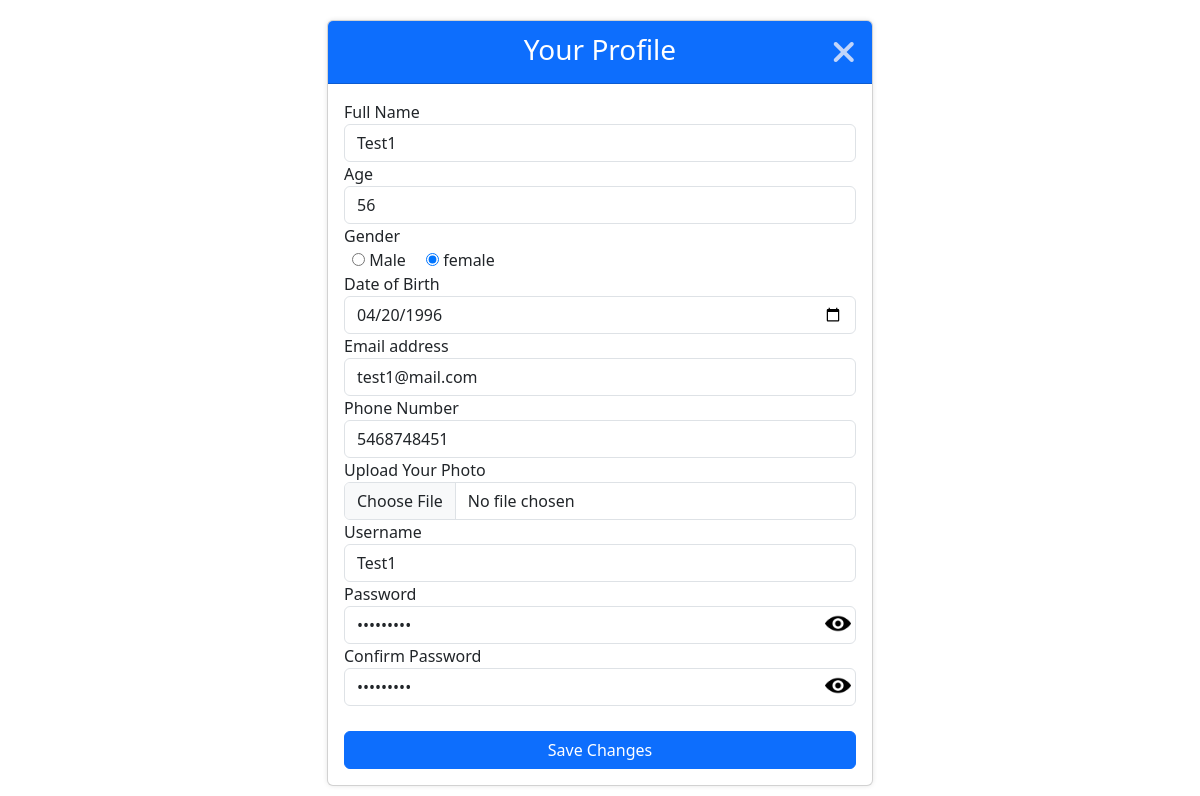
/healthcare/profile/ (signed in), run on the app's committed database.
### HealthCare/models.py (models this page shows)
class register(models.Model):
    id = models.AutoField(primary_key=True)
    fullname_reg = models.CharField(max_length=255,null=True,blank=False)
    dob_reg = models.DateField()
    age_reg = models.CharField(max_length=3,null=False,blank=False)
    email_reg = models.EmailField(max_length=255,null=False,blank=False)
    phono_reg = models.CharField(max_length=10,null=False,blank=False,unique=True)
    username_reg = models.CharField(max_length=255,null=False,blank=False)
    password_reg = models.CharField(max_length=255,null=False,blank=False)
    cpassword_reg = models.CharField(max_length=255,null=False,blank=False)
    gender_reg = models.CharField(max_length=6, null=True, blank=True)
    image_reg = models.ImageField(upload_to='user_profileimg/',max_length=250, null=True, blank=True)
    report = models.FileField(upload_to='user_report/',max_length=250, null=True, blank=True)

### HealthCare/views.py (the view)
# urls.py: path('profile/', view.submit_profile, name='profile'),
def submit_profile(request):
    username = request.session.get('username')
    user_profile  = register.objects.get(username_reg=username)
    return render(request, 'profile.html', {'profile': user_profile})

### templates/profile.html (shortened to what this page needs)
<!DOCTYPE html>
<html lang="en">
  <head>
    <link rel="stylesheet" href="/static/css/profile_style.css" />
    <link rel="stylesheet" href="/static/css/bootstrap.min.css" />
    <link rel="stylesheet" href="/static/css/all.min.css" />
  </head>
  <body>
    <div class="container">
      <div class="row justify-content-center">
        <div class="col-md-6">
          <div class="card">
            <div class="card-header text-center d-flex">
              <a href="{% url 'home' %}" target="_self">
                <i class="fa-solid fa-xmark"></i>
              </a>
              <h3 class="fs-3 mt-1">Your Profile</h3>
            </div>
            <div class="card-body">
              <form
                action="{% url 'updateprofile' %}"
                method="POST"
                enctype="multipart/form-data"
                id="profileForm"
                onsubmit="return validateForm();"
              >
                <div class="form-group">
                  <label for="fullName">Full Name</label>
                  <input
                    type="text"
                    class="form-control"
                    id="fullName"
                    name="txtfullName"
                    placeholder="Enter your full name"
                    value="{{profile.fullname_reg}}"
                    required
                  />
                </div>
                <div class="form-group">
                  <label for="age">Age</label>
                  <input
                    type="number"
                    id="age"
                    name="txtage"
                    class="form-control"
                    placeholder="Enter Your Age"
                    value="{{profile.age_reg}}"
                    min="1"
                    max="100"
                  />
                </div>
                <div class="form-group">
                  <label for="gender">Gender</label><br />
                  <input
                    type="radio"
                    name="txtgender"
                    value="Male"
                    class="ms-2 py-2"
                    {%
                    if
                    profile.gender_reg="Male"
                    %}
                    checked
                    {%
                    endif
                    %}
                  />
                  Male
                  <input
                    type="radio"
                    name="txtgender"
                    value="female"
                    class="ms-3"
                    {%
                    if
                    profile.gender_reg="female"
                    %}
                    checked
                    {%
                    endif
                    %}
                  />
                  female
                </div>
                <div class="form-group">
                  <label for="dob">Date of Birth</label>
                  <input
                    type="date"
                    class="form-control"
                    id="dob"
                    name="txtdob"
                    value="{{ profile.dob_reg|date:'Y-m-d' }}"
                  />
                </div>
                <div class="form-group">
                  <label for="email">Email address</label>
                  <input
                    type="email"
                    class="form-control"
                    id="email"
                    placeholder="Enter your email"
                    name="txtemail"
                    value="{{ profile.email_reg }}"
                    required
                  />
                </div>
                <div class="form-group">
                  <label for="phone">Phone Number</label>
                  <input
                    type="tel"
                    class="form-control"
                    id="phone"
                    placeholder="Enter your phone number"
                    name="txtphone"
                    value="{{ profile.phono_reg }}"
                    maxlength="10"
                  />
                </div>
                <div class="form-group">
                  <label for="usephoto">Upload Your Photo</label>
                  <input
                    type="file"
                    class="form-control"
                    id="usephoto"
                    name="txtphoto"
                  />
                </div>
                <div class="form-group">
                  <label for="username">Username</label>
                  <input
                    type="text"
                    class="form-control"
                    id="username"
                    placeholder="Create your Username"
                    name="txtusername"
                    value="{{ profile.username_reg }}"
                    required
                  />
                </div>
                <div class="form-group">
                  <label for="password">Password</label>
                  <img
                    src="/static/image/open-eye-icon.png"
                    alt=""
                    id="eyeicon"
                    onclick="togglePasswordVisibility('password', 'eyeicon')"
                    class="pass-icon"
                  />
                  <input
                    type="password"
                    class="form-control"
                    id="password"
                    name="txtpassword"
                    placeholder="Enter your password"
                    value="{{ profile.password_reg }}"
                    required
                  />
                </div>
                <div class="form-group">
                  <label for="confirmPassword">Confirm Password</label>
                  <img
                    src="/static/image/open-eye-icon.png"
                    alt=""
                    id="eyeicon2"
                    onclick="togglePasswordVisibility('confirmPassword', 'eyeicon2')"
                    class="pass-icon2"
                  />
                  <input
                    type="password"
                    class="form-control"
                    id="confirmPassword"
                    name="txtconfirmPassword"
                    placeholder="Confirm your password"
                    value="{{ profile.cpassword_reg }}"
                    required
                  />
                </div>
                <button type="submit" class="btn btn-primary btn-block w-100">
                  Save Changes
                </button>
              </form>
            </div>
          </div>
        </div>
      </div>
    </div>
  </body>
</html>

### static/css/profile_style.css (style rules this page uses)
* { padding: 0; margin: 0; box-sizing: border-box; }
.card { margin-top: 20px; box-shadow: 0 0 5px rgba(0, 0, 0, 0.1); }
.card-header { background-color: #0d6efd !important; color: white !important; align-items: center; justify-content: center; position: relative; }
.card-header i { font-size: 32px; position: absolute; right: 3%; top: 25%; cursor: pointer; color: #fff8f8bf !important; }
.btn-primary { background-color: #32665B; border: none; padding: 10px 0; border-radius: 25px; margin-top: 25px; }
.form-group { position: relative; }
.form-group img { width: 5%; position: absolute; bottom: 12%; right: 1%; }

### data on the page
register: txtfullName "Test1", txtage "56", txtdob "04/20/1996", txtemail "test1@mail.com", txtphone "5468748451", txtusername "Test1"
